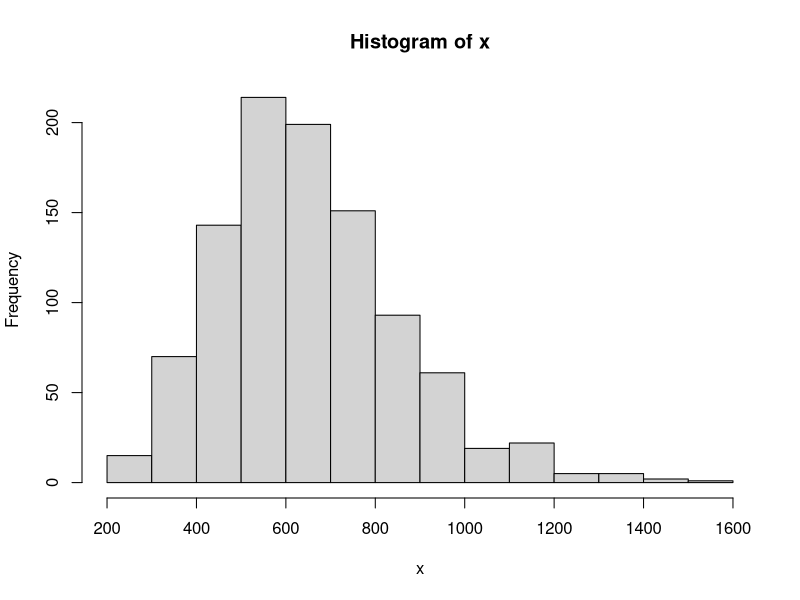

This figure's R source: (Note: this script raises an error after producing the figure.)
# Toy case where we plot the ELBOs for the EM algorithms 
# based on C, CH and H. The aim is to understand why 
# C converges faster

Q1 <- function(theta, E_C, E_lambdas){
  -theta*sum(E_lambdas) + log(theta) * sum(E_C)
}

Q2 <- function(theta, E_C){
  -(alpha + sum(E_C))*log(beta + theta) + sum(E_C)*log(theta)
}


gibbs <- function(x, theta, lambdas, alpha=1, beta=1){
  nsamples <- 100
  K <- nrow(lambdas)
  lambdas_samples <- array(NA, dim = c(nsamples, K, N))
  C_samples <- array(NA, dim = c(nsamples, K, N))
  C <- array(NA, dim = c(K, N))
  
  for(n in 1:N){
    #cat("\n N:", n)
    for(i in 1:nsamples){
      
      # sample c_n
      probs <- theta*lambdas[,n]
      C[,n] <- rmultinom(1, x[n], probs/sum(probs))
      
      # sample lambda_kn
      for(k in 1:K){
        alpha_k <- alpha + C[k,n]
        beta_k <- beta + theta
        lambdas[k,n] <- rgamma(1, alpha_k, rate = beta_k)
      }
      
      # save samples
      C_samples[i,,n] <- C[,n]
      lambdas_samples[i,,n] <- lambdas[,n]
    }
  }
  
  # remove burnin
  nburnin <- floor(nsamples/2)
  C_samples <- C_samples[-c(1:nburnin),,] 
  lambdas_samples <- lambdas_samples[-c(1:nburnin),,]
  
  return(list(E_C = colMeans(C_samples, dims=1), 
              E_lambdas = colMeans(lambdas_samples, dims=1)))
}

EM_CH <- function(x, K, theta, iter, alpha=1, beta=1){
  
  V <- t(as.matrix(x))
  thetas <- seq(0.1,50, by=0.1)
  y <- sapply(thetas, function(theta) {likelihood_V_W_cpp(V, as.matrix(theta), alpha, beta)})
  df <- data.frame(theta=thetas, value = y, method="true")
  plot(thetas, y)
  N <- length(x)
  E_lambdas <- array(1, dim = c(K,N))
  
  
  for(i in 1:iter){
    cat("\nem iter:", i)
    samples <- gibbs(x, theta, E_lambdas, alpha, beta)
    E_C <- samples$E_C
    E_lambdas <- samples$E_lambdas
    theta = sum(E_C)/sum(E_lambdas)
    cat("\ntheta:", theta)
    
    lb <- Q1(thetas, E_C, E_lambdas)
    df <- rbind(df, data.frame(theta=thetas, value = lb, method=as.character(i)))
    p <- ggplot(df, aes(x = theta, y=value, group=method, color=method)) + geom_line() + theme_bw() +
          xlab("theta") + ylab("Q-CH") + ggtitle(i)
    print(p)
    plot(thetas, y-lb)
  }
}

EM_C <- function(x, K, theta, iter, alpha=1, beta=1){
  
  V <- t(as.matrix(x))
  thetas <- seq(0.1,50, by=0.1)
  y <- sapply(thetas, function(theta) {likelihood_V_W_cpp(V, as.matrix(theta), alpha, beta)})
  df <- data.frame(theta=thetas, value = y, method="true")
  
  N <- length(x)
  E_lambdas <- array(1, dim = c(K,N))
  for(i in 1:iter){
    cat("\nem iter:", i)
    cat("\nE_lambdas dim", dim(E_lambdas))
    samples <- gibbs(x, theta, E_lambdas, alpha, beta)
    E_C <- samples$E_C
    E_lambdas <- samples$E_lambdas
    theta = (beta/alpha) * sum(E_C)/N
    theta = (beta/alpha) * mean(x) # if w_1=...=w_k (does not depend on the Gibbs sampler)
    
    cat("\ntheta:", theta)
    
    lb <- Q2(thetas, E_C)
    df <- rbind(df, data.frame(theta=thetas, value = lb, method=as.character(i)))
    p <- ggplot(df, aes(x = theta, y=value, group=method, color=method)) + geom_line() + theme_bw() +
      xlab("theta") + ylab("Q-C") + ggtitle(i)
    print(p)
  }
}

EM_H <- function(x, K, theta, iter, alpha=1, beta=1){
  
  V <- t(as.matrix(x))
  thetas <- seq(0.1,50, by=0.1)
  y <- sapply(thetas, function(theta) {likelihood_V_W_cpp(V, as.matrix(theta), alpha, beta)})
  df <- data.frame(theta=thetas, value = y, method="true")
  
  N <- length(x)
  E_lambdas <- array(1, dim = c(K,N))
  for(i in 1:iter){
    cat("\nem iter:", i)
    cat("\nE_lambdas dim", dim(E_lambdas))
    samples <- gibbs(x, theta, E_lambdas, alpha, beta)
    E_C <- samples$E_C
    E_lambdas <- samples$E_lambdas
    theta = mean(x) / sum(E_lambdas)
    cat("\ntheta:", theta)
    
    lb <- Q2(thetas, E_C)
    df <- rbind(df, data.frame(theta=thetas, value = lb, method=as.character(i)))
    p <- ggplot(df, aes(x = theta, y=value, group=method, color=method)) + geom_line() + theme_bw() +
      xlab("theta") + ylab("Q-C") + ggtitle(i)
    print(p)
  }
}

# Generate data from Gamma-Poisson mixture
N <- 1000
theta_star <- 65
alpha <- 10
lambdas <- rgamma(N, alpha, 1)
x <- rpois(N, lambda = theta_star * lambdas)
hist(x)
cat("mean:", mean(x))
cat("var: ", var(x))


likelihood_V_W_cpp(V, W, alpha, beta)



# Estimate the parameter theta
EM_CH(x, K=5, theta=1, iter=35, alpha, beta)